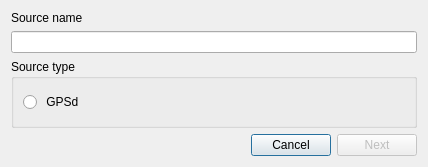
<?xml version="1.0" encoding="UTF-8"?>
<ui version="4.0">
 <class>CGpsSourceNewDialog</class>
 <widget class="QDialog" name="CGpsSourceNewDialog">
  <property name="geometry">
   <rect>
    <x>0</x>
    <y>0</y>
    <width>428</width>
    <height>167</height>
   </rect>
  </property>
  <property name="sizePolicy">
   <sizepolicy hsizetype="Fixed" vsizetype="Fixed">
    <horstretch>0</horstretch>
    <verstretch>0</verstretch>
   </sizepolicy>
  </property>
  <property name="windowTitle">
   <string>New GPS source</string>
  </property>
  <layout class="QVBoxLayout" name="verticalLayout">
   <item>
    <widget class="QLabel" name="label">
     <property name="sizePolicy">
      <sizepolicy hsizetype="Preferred" vsizetype="Maximum">
       <horstretch>0</horstretch>
       <verstretch>0</verstretch>
      </sizepolicy>
     </property>
     <property name="text">
      <string>Source name</string>
     </property>
     <property name="buddy">
      <cstring>leGpsSourceName</cstring>
     </property>
    </widget>
   </item>
   <item>
    <widget class="QLineEdit" name="leGpsSourceName"/>
   </item>
   <item>
    <widget class="QGroupBox" name="groupBox">
     <property name="sizePolicy">
      <sizepolicy hsizetype="Preferred" vsizetype="MinimumExpanding">
       <horstretch>0</horstretch>
       <verstretch>0</verstretch>
      </sizepolicy>
     </property>
     <property name="title">
      <string>Source type</string>
     </property>
     <layout class="QVBoxLayout" name="verticalLayout_2">
      <item>
       <widget class="QRadioButton" name="rbGPSd">
        <property name="text">
         <string> GPSd</string>
        </property>
        <property name="checked">
         <bool>false</bool>
        </property>
       </widget>
      </item>
     </layout>
    </widget>
   </item>
   <item>
    <layout class="QHBoxLayout" name="horizontalLayout">
     <item>
      <spacer name="horizontalSpacer">
       <property name="orientation">
        <enum>Qt::Horizontal</enum>
       </property>
       <property name="sizeHint" stdset="0">
        <size>
         <width>40</width>
         <height>20</height>
        </size>
       </property>
      </spacer>
     </item>
     <item>
      <widget class="QPushButton" name="pbCancel">
       <property name="text">
        <string>Cancel</string>
       </property>
       <property name="icon">
        <iconset resource="../../../res/resources.qrc">
         <normaloff>:/icons/dialog-cancel.png</normaloff>:/icons/dialog-cancel.png</iconset>
       </property>
      </widget>
     </item>
     <item>
      <widget class="QPushButton" name="pbNext">
       <property name="enabled">
        <bool>false</bool>
       </property>
       <property name="text">
        <string>Next</string>
       </property>
       <property name="icon">
        <iconset resource="../../../res/resources.qrc">
         <normaloff>:/icons/dialog-next.png</normaloff>:/icons/dialog-next.png</iconset>
       </property>
      </widget>
     </item>
    </layout>
   </item>
  </layout>
 </widget>
 <resources>
  <include location="../../../res/resources.qrc"/>
 </resources>
 <connections>
  <connection>
   <sender>pbCancel</sender>
   <signal>clicked()</signal>
   <receiver>CGpsSourceNewDialog</receiver>
   <slot>reject()</slot>
   <hints>
    <hint type="sourcelabel">
     <x>293</x>
     <y>148</y>
    </hint>
    <hint type="destinationlabel">
     <x>213</x>
     <y>83</y>
    </hint>
   </hints>
  </connection>
 </connections>
</ui>
